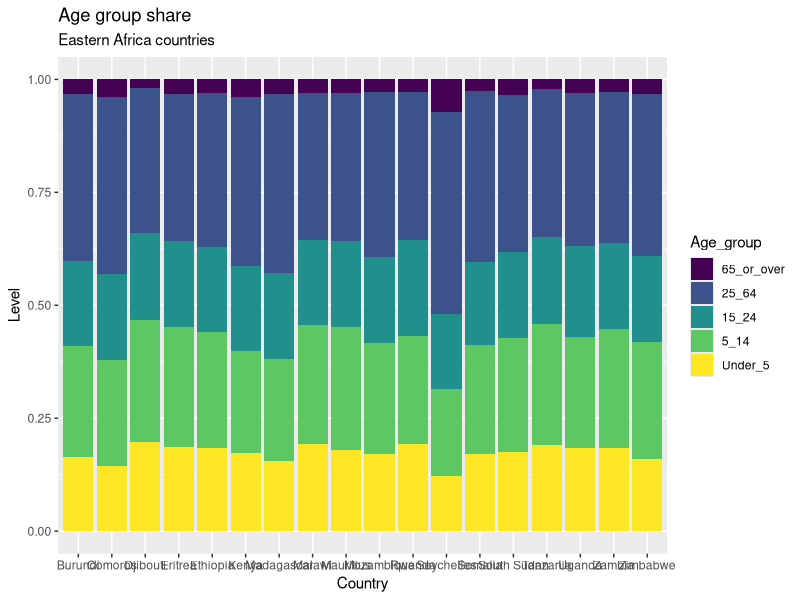
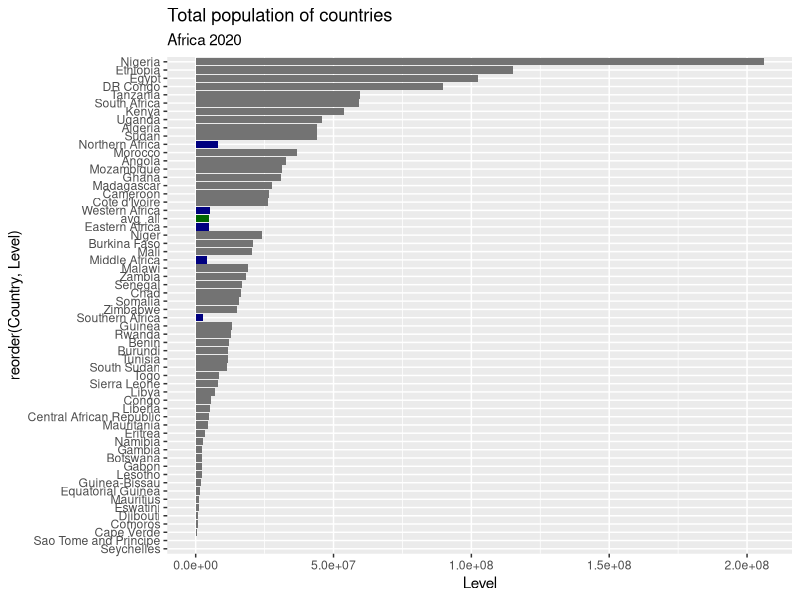
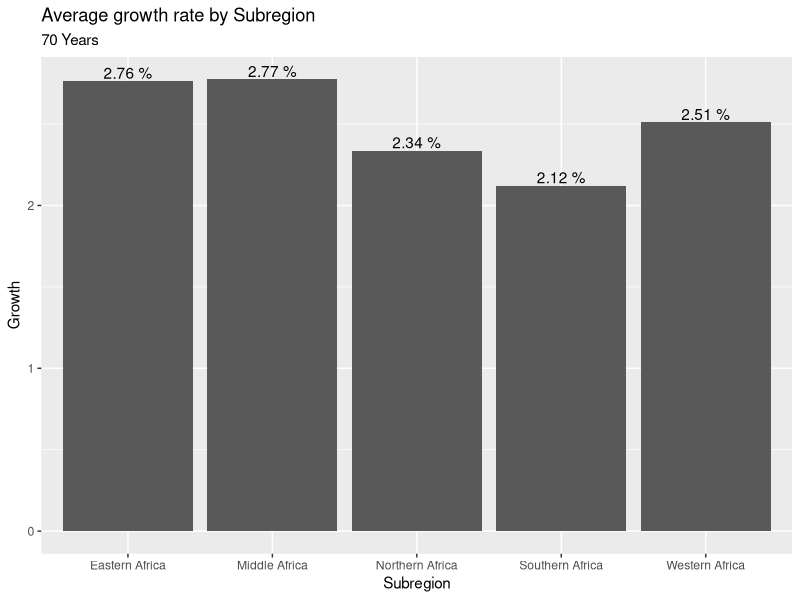

R code for these plots, in order: (Note: this script raises an error after producing the figures.)
library(tidyr)
library(readxl)
library(tidyverse)
library(writexl)
setwd('Intro-to-Data-Science/')


# ***** Q1 *****
african_countries <- read_excel('Data/African countries.xlsx')
df <- read_excel('Data/population-by-broad-age-group.xlsx')

# checks for missing countries
african_countries %>%
  anti_join(df, by='Country')
unique(df$Country)

# Recode and create the desired data.
df <- df %>%
  mutate(Country = recode(Country, 'Democratic Republic of Congo' = 'DR Congo')) %>%
  inner_join(african_countries, by='Country')



# ***** Q2 *****
df <- df %>%
  gather(key = 'Age_group', value = 'Level', -Code, -Country, -Subregion, -Year) %>%
  mutate(Age_group = factor(Age_group, c("65_or_over","25_64", "15_24", "5_14", "Under_5"), ordered = TRUE))

df %>%
  filter(Year == 1950,
         Subregion == "Eastern Africa" ) %>%
  ggplot(mapping = aes(x = Country, y = Level, fill = Age_group)) +
  geom_col(position = 'fill') +
  ggtitle('Age group share',
          subtitle = 'Eastern Africa countries') 



# ***** Q3 *****
year <- max(df$Year)

df_max_year <- df %>%
  filter(Year == max(Year))

df_max_1 <- df_max_year %>%
  summarize(Country = 'avg_all', Level = mean(Level), Subregion = 'All regions') %>%
  bind_rows(df_max_year)


df_max <- df_max_1 %>%
  group_by(Subregion) %>%
  summarize(Level = mean(Level)) %>%
  rename(Country = Subregion) %>%
  filter(Country != 'All regions') %>%
  mutate(Subregion = 'Sub regions') %>%
  bind_rows(df_max_1)

df_max %>%
  ggplot(mapping = aes(x=reorder(Country, Level),
                       y=Level,
                       fill = Subregion)) +
  geom_col(show.legend = FALSE) +
  coord_flip() +
  ggtitle('Total population of countries',
          subtitle = paste('Africa', year)) +
  scale_fill_manual(values = c("Eastern Africa" = "grey45",
                               "Northern Africa" = "grey45",
                               "Middle Africa" = "grey45",
                               "Southern Africa" = "grey45",
                               "Western Africa" = "grey45",
                               'Sub regions' = 'navyblue',
                               'All regions' = 'darkgreen'))
  
rm(df_max_1, df_max_year)



# ***** Q4 *****

df %>%
  filter(Year %in% c(min(Year), max(Year))) %>%
  group_by(Subregion, Year) %>%
  summarize(Level = sum(Level)) %>%
  mutate(Period = max(Year) - min(Year),
         Ref = ifelse(Year == min(Year), 'First', 'Last')) %>%
  select(-Year) %>%
  spread(key = Ref, value = Level) %>%
  mutate(Growth = 100*((Last/First)^(1/Period) - 1)) %>%
  select(-First, -Last) %>%
  ggplot(mapping = aes(x = Subregion, y = Growth)) +
  geom_col() +
  ggtitle('Average growth rate by Subregion',
          subtitle = paste(max(df$Year) - min(df$Year), 'Years')) +
  geom_text(mapping = aes(label = paste(round(Growth, digits = 2), '%')), vjust = -0.2)
  
  

# ***** Q5 *****

lst <- list()
year_vec <- c(1950, 1960, 1970, 1980, 1990, 2000, 2010) 
i = 1
for (j in year_vec) {
  lst[[i]] <- df %>%
    filter(Year %in% c(j, j + 10)) %>%
    group_by(Country, Year) %>%
    summarize(Level = sum(Level)) %>%
    mutate(Period = max(Year) - min(Year),
           Ref = ifelse(Year == min(Year), 'First', 'Last'),
           Decade = paste(j, '-', j + 10, sep='')) %>%
    select(-Year) %>%
    spread(key = Ref, value = Level) %>%
    mutate(Growth = 100*((Last/First)^(1/Period) - 1)) %>%
    select(-First, -Last, -Period)
  i = i + 1
}

# Finally, the requested DF:
df_growth_decade <- bind_rows(lst)



# ***** Q6 *****
df_growth_decade <- df_growth_decade %>%
  spread(key = Decade, value = Growth)

write_xlsx(df_growth_decade,
           path = './Results/Country_growth_decade.xlsx')


# ***** Q7 *****
Africa_pop_20 <- df %>%
  filter(Year == max(Year)) %>%
  summarize(Level = sum(Level)) %>%
  pull()

Africa_pop_21 <- df %>%
  filter(Year == max(Year)) %>%
  group_by(Country) %>%
  summarize(Level = sum(Level)) %>%
  inner_join(df_growth_decade, by = 'Country') %>%
  filter(Decade == '2010-2020') %>%
  mutate(exp_pop = Level * (1+Growth/100)) %>%
  summarise(sum(exp_pop)) %>%
  pull()

print(paste('Africa is expected to have',
            round(Africa_pop_21),
            'people in 2021'))



# ***** Q8 *****

j <- 1
i <- Africa_pop_20
while(i < 2 * Africa_pop_20) {
  i <- df %>%
    filter(Year == max(Year)) %>%
    group_by(Country) %>%
    summarize(Level = sum(Level)) %>%
    inner_join(df_growth_decade, by = 'Country') %>%
    filter(Decade == '2010-2020') %>%
    mutate(exp_pop = Level * (1+Growth/100)^j) %>%
    summarise(sum(exp_pop)) %>%
    pull()
  j <- j + 1
}

print(paste('It will take', j,
            'years for Africa to double its population'))
